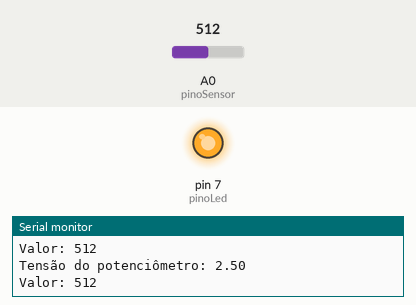
This sketch was run on a simulated Arduino Uno, built with avr-gcc and run on an emulated ATmega328P. On the bench: output pins drawn as LEDs (lit = HIGH), the last lines printed to the serial monitor. The inputs (shaded band) are chosen by the test bench; at power-on: A0 (pinoSensor) = 512.

Above: at 1.3 s.
1.4 s: A0 (pinoSensor) set to 222
3.3 s: A0 (pinoSensor) set to 189
At 5.2 s:
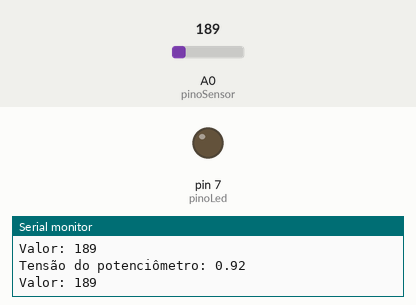
5.6 s: A0 (pinoSensor) set to 306
At 6.8 s:
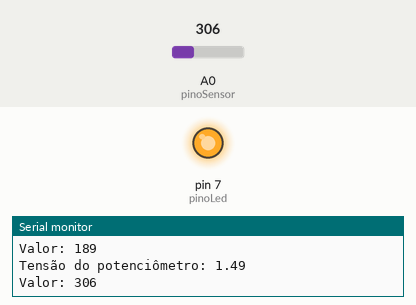
7.6 s: A0 (pinoSensor) set to 122
At 8.4 s:
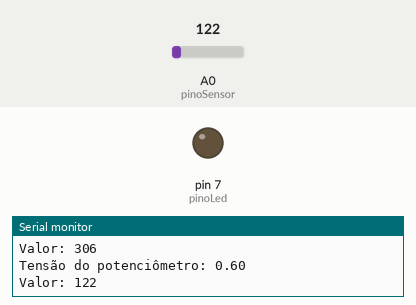
Timing chart, 0 to 10.6 s (numbered marks = the images above; inputs shaded):
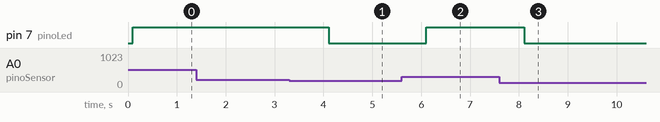

Measured:
- the behaviour switches between 205 and 204 on A0 (pinoSensor) (found by bisection; images 0 and 1)
- after the input at 3.3 s, pin 7 (pinoLed): HIGH → LOW after 0.81 s
- after the input at 5.6 s, pin 7 (pinoLed): LOW → HIGH after 0.51 s
- after the input at 7.6 s, pin 7 (pinoLed): HIGH → LOW after 0.51 s

The sketch:

Atividade2b.ino
```cpp
#define pinoSensor A0        // Define uma constante chamada pinoSensor com o valor A0
#define pinoLed 7

int sensorA0 = 0;            // Declara a variável sensorA0 do tipo inteiro e define 0 como valor inicial
float tensao;                // Declara a variável tensao do tipo float

void setup()
{
  pinMode(pinoLed, OUTPUT);         // configura D7 como saída digital
  pinMode(pinoSensor, INPUT);         // configura D7 como saída digital
  Serial.begin(9600);        // Inicia a comunicação serial a 9600 bps
  delay(100);                // Aguarda 100 milissegundos
}

void loop()
{
  sensorA0 = analogRead(pinoSensor);            // Lê o valor da entrada analógica A0 e armazena em sensorA0
  tensao = sensorA0 * (5.0 / 1024);             // Calcula a tensão correspondente ao valor lido
  Serial.print("Tensão do potenciômetro: ");    // Imprime uma mensagem no monitor serial
  Serial.println(tensao);                       // Imprime o valor da tensão calculada (0 - 5.0V)
  Serial.print("Valor: ");
  Serial.println(sensorA0);                     // Imprime o valor lido (0 - 1023)
  digitalWrite(pinoLed, tensao);
  Serial.println();                             // Quebra de linha
  Serial.println();
  Serial.println();
  delay(1000);                                  // Atraso de 1000 milissegundos (1 segundo)
}
```
